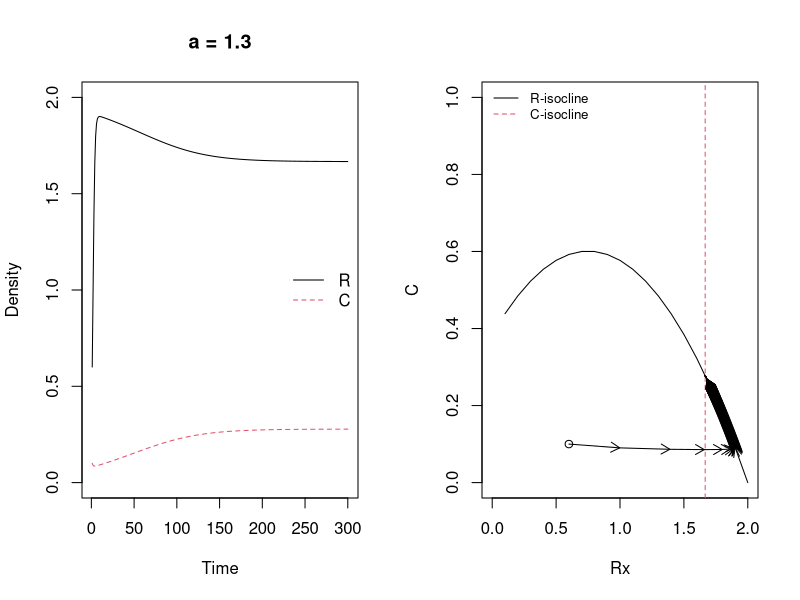
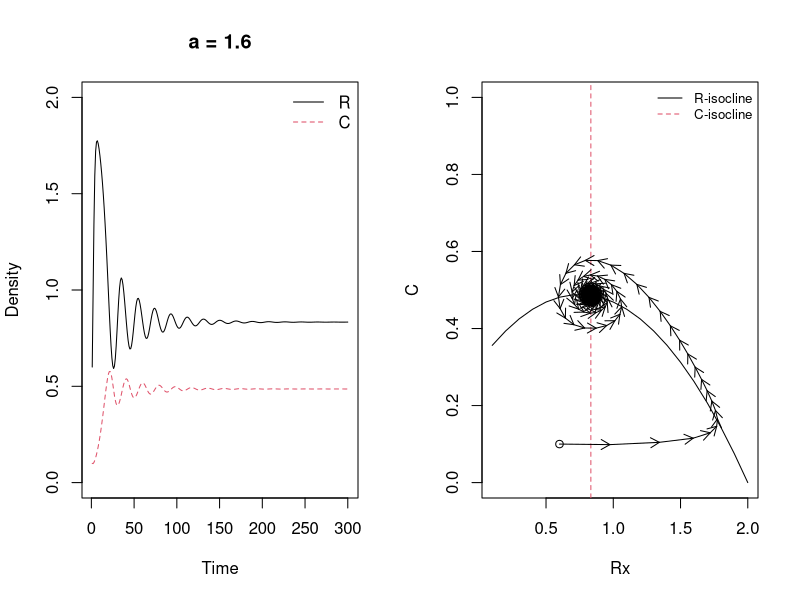
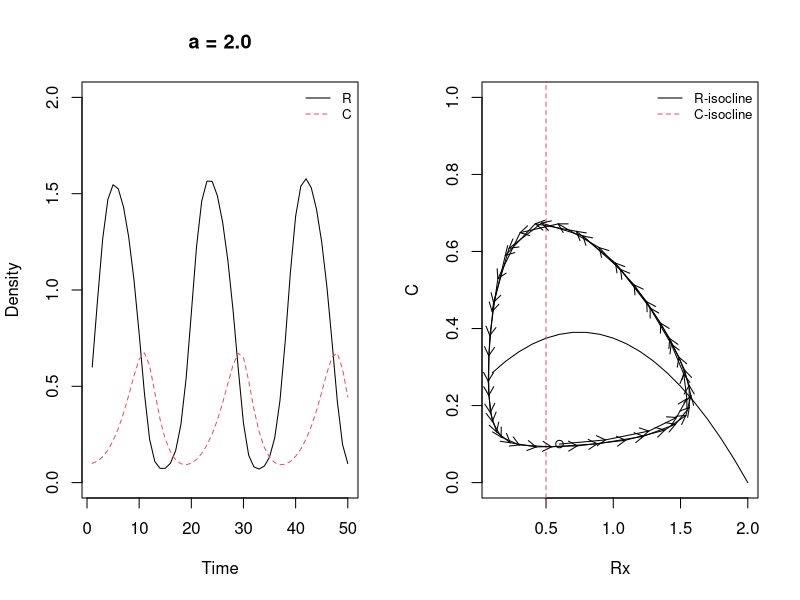
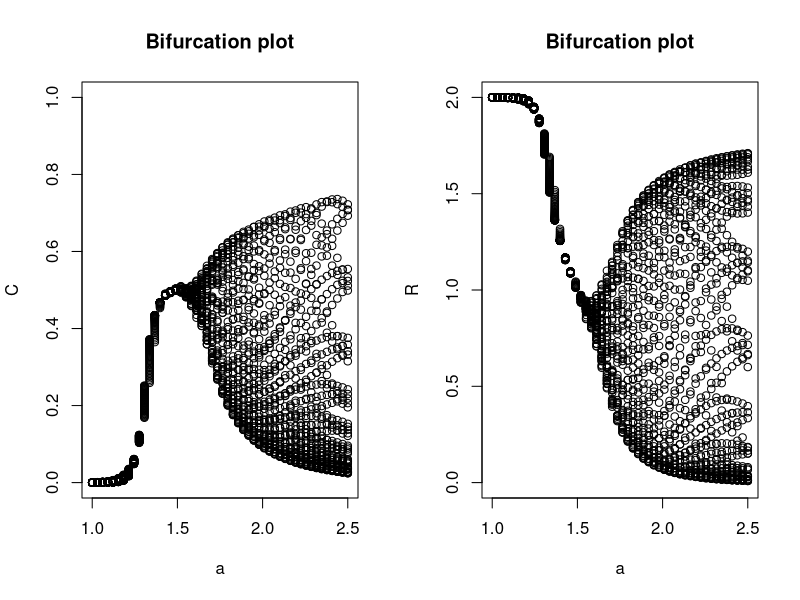

The R script that drew these images, in order: (Note: this script raises an error after producing the figures.)
######### These are my attempts to incorporate McCann's models into R to help me interpret these food web models ######################

setwd("~/Documents/FoodWebs")

### Section 2.2.5
# load libraries
library("deSolve")

# parameters and state variables for the R-M model
r <- 1.0 # per capita rate of increase in resource
K <- 2.0 # indicated as 1.0 in Fig 2.1 description, but I think this was a typo in the book.
e <- 0.5
Ro <- 0.5
m <- 0.5
a <- 1.3 # initial attack rate of 1.3 instead of 1.2 more closely replicates the figures in the book
#R <- seq(0.1,2,0.1) # necessary for creating the x-axis for Fig 2.1
  
# rmcr = Rosenzweig-MacArthur (R-M) consumer-resource (C-R) model that assumes logistic resource growth and a type 2 functional response by the consumer (i.e. consumption rate saturates with resource density). This function is necessary for the ordinary differential equation solver, ode() 
rmcr <- function(t,y,p) {
  # t,y,p is the necessary format for solving using the ode() function in R
  R <- y[1]
  C <- y[2]
  with(as.list(p), {
    dR.dt <- r * R * (1 - R / K) - a * C * R / (R + Ro)
    dC.dt <- e * a * C * R / (R + Ro) - m * C
    return(list(c(dR.dt,dC.dt)))
  })
}

#### Modified Figures 2.1 and 2.6 to show how increasing attack rate influences consumer and resource isoclines as well as consumer and resource densities over time. 

pdf("AttackRate.C-R.pdf")
par(mfrow=c(1,2)) # plot graphs side-by-side

# initial state and parameter values for experiment
i.state <- c(R=0.6,C=0.1) # initial state variables 
p.rm1 <- c(r = r, e = e, a = a, K = K, Ro = Ro, m=m) # initial parameters 
Time <- 300 # set time scale
rm1 <- ode(i.state,1:Time, rmcr, p.rm1) # run the experiment

# resource isocline
Rx <- seq(0.1,2,0.1) # manipulating different Resource densities to solve R isocline.
Riso <- expression(r/a * (Rx + Ro) * (1 - Rx/K)) # set R = 0 and solved algebraically
RisoStable <- eval(Riso)

# consumer isocline
Ciso <- expression(m * Ro / (e * a - m)) # set C = 0, and solved algebraically.
CisoStable <- eval(Ciso)

## Experiment 1: a = 1.3
# plot densities
matplot(rm1[,1],rm1[,c(2,3)], type = "l", ylab="Density", xlab="Time", ylim=c(0,2), main = "a = 1.3")
legend("right", c("R","C"), lty=1:2, col=1:2, bty="n")

# plot stability around consumer and resource isoclines
plot(Rx,RisoStable, type = "l", ylab = "C", ylim=0:1, xlim = c(0,2))
abline(v=CisoStable, lty = 2, col =2) # abline for consumer isocline was determined using pen and paper. The alternative isocline is C = 0, which is uninformative.
legend("topleft", c("R-isocline","C-isocline"), lty=1:2, bty="n", cex=0.8, col=1:2)
points(i.state[1],i.state[2]) # starting point of experiment
# points(x=Riso) # need to find equilibrium
arrows(rm1[-Time,2], rm1[-Time,3], rm1[-1,2], rm1[-1,3], length=0.1, lty=1) # trace stability across different time steps. Don't know why there are so many warnings

### Experiment 2: a = 1.6
# adjust parameters
a <- 1.6
p.rm2 <- c(r = r, e = e, a = 1.6, K = K, Ro = Ro)
rm2 <- ode(i.state,1:Time, rmcr, p.rm2)

# resource isocline
Riso <- expression(r/a * (Rx + Ro) * (1 - Rx/K)) # adjusted attack rate
RisoStable <- eval(Riso)

# consumer isocline
Ciso <- expression(m * Ro / (e * a - m)) # adjusted attack rate
CisoStable <- eval(Ciso)

# plot consumer and resource densities
matplot(rm2[,1],rm2[,c(2,3)], type = "l", ylab="Density", xlab="Time", ylim=c(0,2), main = "a = 1.6")
legend("topright", c("R","C"), lty=1:2, col=1:2, bty="n")

# plot stabilities around consumer and resource isoclines. Why is it below the equilibrium?
plot(Rx, RisoStable, type = "l", ylab = "C", ylim=0:1)
abline(v=m * Ro / (e * 1.6 - m), lty = 2, col =2) # attack rate adjusted to a = 1.6
legend("topright", c("R-isocline","C-isocline"), lty=1:2, bty="n", cex=0.8, col=1:2)
points(i.state[1],i.state[2]) # starting point of experiment
arrows(rm2[-Time,2], rm2[-Time,3], rm2[-1,2], rm2[-1,3], length=0.1, lty=1) 

### Experiment 3: a = 2.0
# adjust parameter values
a <- 2.0
p.rm3 <- c(r = r, e = e, a = 2.0, K = K, Ro = Ro)
Time <- 50 # same pattern at larger time values, but I adjusted it to see the pattern more clearly
rm3 <- ode(i.state,1:Time, rmcr, p.rm3)

# resource isocline
Riso <- expression(r/a * (Rx + Ro) * (1 - Rx/K)) # adjusted attack rate
RisoStable <- eval(Riso)

# consumer isocline
Ciso <- expression(m * Ro / (e * a - m)) # adjusted attack rate
CisoStable <- eval(Ciso)

# plot densities
matplot(rm3[,1],rm3[,c(2,3)], type = "l", ylab="Density", xlab="Time", ylim=c(0,2), main = "a = 2.0")
legend("topright", c("R","C"), lty=1:2, col=1:2, bty="n", cex=0.8)

# plot stabilities around resouce and consumer isoclines 
plot(Rx,RisoStable, type = "l", ylab = "C", ylim=0:1)
abline(v=CisoStable, lty = 2, col = 2) # attack rate adjusted to a = 2.0
legend("topright", c("R-isocline","C-isocline"), lty=1:2, col=1:2, bty="n", cex=0.8)
points(i.state[1],i.state[2]) # starting point of experiment
arrows(rm3[-Time,2], rm3[-Time,3], rm3[-1,2], rm3[-1,3], length=0.1, lty=1) 

## Figure 2.7a: Bifurcation plot  (All credit goes to this website: http://www.r-bloggers.com/r-tools-for-dynamical-systems-bifurcation-plot-in-r%C2%A0for%C2%A0system%C2%A0of%C2%A0odes/)

param.name <- "a" # choose parameter to perturb
param.seq <- seq(1,2.5,length=50) # choose range of parameters
p.rm4 <- c(r = r, e = e, a = 1.0, K = K, Ro = Ro, m=m) # set starting parameters.
param.index <- which(param.name == names(p.rm4)) # tells the loop which parameter in "p.rm4" to grab for manipulation.
Time <- 50 # decreased time to see outcomes of simulations

out <- list()
for (i in 1:length(param.seq))
  out[[i]] <- matrix(0, Time, length(i.state))

for (i in 1:length(param.seq)) {
  # set params
  p.rm4.loop <- p.rm4
  p.rm4.loop[param.index] <- param.seq[i] # changes the parameter value for manipulation in the "init" function below.
  # converge
  init <- ode(i.state, 1:Time, rmcr, p.rm4.loop)
  # get converged points
  out[[i]] <- ode(init[Time,-1], 1:Time, rmcr, p.rm4.loop)[,-1]
}

range.lim <- lapply(out, function(x) apply(x, 2, range)) # don't completely understand what is going on here...
#range.lim <- apply(do.call("rbind", range.lim), 2, range)

# consumer bifurcation plot
plot.variable <- "C" # choose which variable to show
plot(0, 0, pch = "", xlab = param.name, ylab = plot.variable, xlim = range(param.seq), ylim = c(0,1), main = "Bifurcation plot") # range.lim[,plot.variable]
for (i in 1:length(param.seq)) {
  points(rep(param.seq[i], Time), out[[i]][,plot.variable])
}

# resource bifurcation plot
plot.variable <- "R" # choose which variable to show
plot(0, 0, pch = "", xlab = param.name, ylab = plot.variable, xlim = range(param.seq), ylim = c(0,2), main = "Bifurcation plot") # ylim = range.lim[,plot.variable]
for (i in 1:length(param.seq)) {
  points(rep(param.seq[i], Time), out[[i]][,plot.variable])
}

dev.off()

### Figure 2.7b: Plot of eigen values. Tips taken from Enemy-Victim Interactions chapter of a Primer of Ecology in R

# !!!!!!!!!! Currently not getting the dip in eigen value like I expected
dR.dt <- expression(r * R * (1 - R / K) - a * C * R / (R + Ro))
dC.dt <- expression(e * a * C * R / (R + Ro) - m * C)
RMjac1 <- list(D(dR.dt,"R"),D(dC.dt,"R"),D(dR.dt,"C"),D(dC.dt,"C"))

# confused about what I'm doing here...
#R <- m * Ro / (e * a - m) # expression is the consumer isocline... but why?
#C <- eval(Riso)

RM.jac2 <- matrix(sapply(RMjac1, function(pd) eval(pd)), nrow = 2)
eigen(RM.jac2)[["values"]]

#dev.off() # turn off pdf function

rmcr.jacList <- list()
for (i in 1:length(param.seq)) {
  # set params
  p.rm4.loop <- p.rm4
  p.rm4.loop[param.index] <- param.seq[i] # changes the parameter value for manipulation in the "init" function below.
  # converge
  init <- ode(i.state, 1:Time, rmcr, p.rm4.loop)
  # get converged points
  rmcr.jacList[[i]] <- ode(init[Time,-1], 1:Time, rmcr, p.rm4.loop)[,-1]
}

eigen.lim <- lapply(rmcr.jacList, function(x) apply(x, 2, range))
               
L1 <- sapply(rmcr.jacList, function(J) max(Re(eigen(J)[["values"]])))

plot(param.seq,L1,type ="l",xlab = "a", ylim=c(-0.4,0.3))
